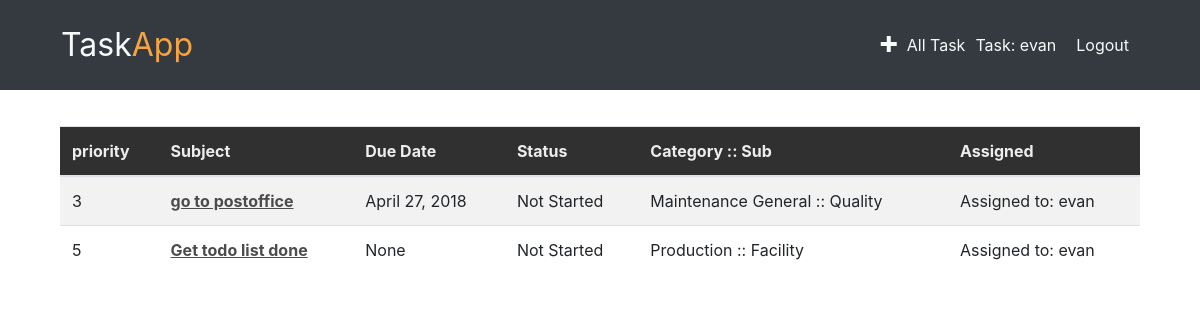
The page /task/evan/ (signed in) on the database its author committed.
### todoapp/models.py (models this page shows, shortened)
class Task(models.Model):
    author = models.ForeignKey('auth.User')
    subject = models.CharField(max_length=200)
    text = models.TextField()
    created_date = models.DateTimeField(default=timezone.now)
    due_date = models.DateField(blank=True, null=True)
    assign = models.CharField(max_length=200)
    status = models.CharField(max_length=200, default='Not Started')
    category = models.CharField(max_length=200)
    sub_category = models.CharField(max_length=200)
    priority = models.CharField(max_length=10, default='5')

### todoapp/views.py (the view)
# urls.py: url(r'^task/(?P<username>[\w.@+-]+)/$',views.TaskUserListView.as_view(), name='task_user_list'),
class TaskUserListView(LoginRequiredMixin, ListView):
    model = user_list
    def get_queryset(self):
        return Task.objects.exclude(status="Complete").filter(assign=self.request.user).order_by('-due_date')

### todoapp/templates/todoapp/task_list.html
{% extends "todoapp/base.html" %}
{% block content %}
    <div class="container centerstage">
       <table class="table task-list-table table-striped">
            <thead class="thead-custom">
                <tr>
                    <th scope="col">priority</th>
                    <th scope="col">Subject</th>
                    <th scope="col">Due Date</th>
                    <th scope="col">Status</th>
                    <th scope="col">Category :: Sub</th>
                    <th scope="col">Assigned</th>
                </tr>
            </thead>
            <tbody>
                {% for task in task_list %}
                    <tr>
                        <td>{{ task.priority }}</td>
                        <td><a  class="task-subject" href="{% url 'task_detail' pk=task.pk %}">{{ task.subject }}</a></td>
                        <td>{{ task.due_date }}</td>
                        <td>{{ task.status }}</td>
                        <td>{{ task.category }} :: {{ task.sub_category }}</td>
                        <td>Assigned to: <span class="capitalizeit">{{ task.assign }}</span></td>
                    </tr>
                {% endfor %}
            </tbody>
        </table>
    </div>
{% endblock %}

### todoapp/templates/todoapp/base.html (shortened to what this page needs)
<!doctype html>
{% load staticfiles %}
<html lang="en">
  <head>
    <link rel="stylesheet" href="https://stackpath.bootstrapcdn.com/bootstrap/4.1.0/css/bootstrap.min.css">
    <link rel="stylesheet" href="//cdn.jsdelivr.net/npm/medium-editor@latest/dist/css/medium-editor.min.css" type="text/css" media="screen" charset="utf-8">
    <link rel="stylesheet" href="{% static 'css/todoapp.css' %}">
    <link href="{% static 'css/open-iconic-bootstrap.css' %}" rel="stylesheet">
    <link type="text/css" href="http://ajax.googleapis.com/ajax/libs/jqueryui/1.10.3/themes/black-tie/jquery-ui.min.css" rel="stylesheet" />
  </head>
  <body>
    <nav class="navbar navbar-dark bg-dark techfont custom-navbar">
      <div class="container">
        <ul class="nav navbar">
          <li class="nav-item"><a class="navbar-brand bigbrand text-light" href="{% url 'task_list' %}">Task<span class="app-color">App</span></a></li>
        </ul>
        <ul class="nav navbar justify-content-end">
          {% if user.is_authenticated %}
          <li class="nav-item"><a class="text-light nav-spacer" href="{% url 'task_new' %}"><span class="oi oi-plus"></span></a></li>
          <li class="nav-item"><a class="text-light nav-spaer" href="{% url 'task_complete_list' %}">All Task</a></li>
          <li class="nav-item"><a class="text-light nav-spacer" href="{% url 'task_user_list' username=user.username %}">Task: <span class="capitalizeit">{{ user.username }}</span></a></li>
          <li class="nav-item"><a class="text-light nav-spacer" href="{% url 'logout' %}">Logout</a></li>
          {% else %}
          <li class="nav-item"><a class="text-light navbar-right" href="{% url 'login' %}"><span class="oi oi-key"></span></a></li>
          {% endif %}
        </ul>
      </div>
    </nav>
      <div class="content container">
              {% block content %}
              {% endblock %}
      </div>
  </body>
</html>

### todoapp/static/css/todoapp.css (style rules this page uses)
.bigbrand { font-size: 2em; }
.app-color { color: #f4a442; }
.nav-spacer { margin: 10px; }
.content { padding-top: 3%; }
.task-subject { font-weight: bold; color: #4c4c4c; text-decoration: underline; }
.thead-custom { background-color: #303030; font-weight: bold; color: #ededed; }

### rows shown on the page
Task: priority "3", subject "go to postoffice", due_date "April 27, 2018", status "Not Started", category "Maintenance General", sub_category "Quality", assign "evan"
Task: priority "5", subject "Get todo list done", due_date "None", status "Not Started", category "Production", sub_category "Facility", assign "evan"

### other values the page prints
{{ user.username }} "evan"
